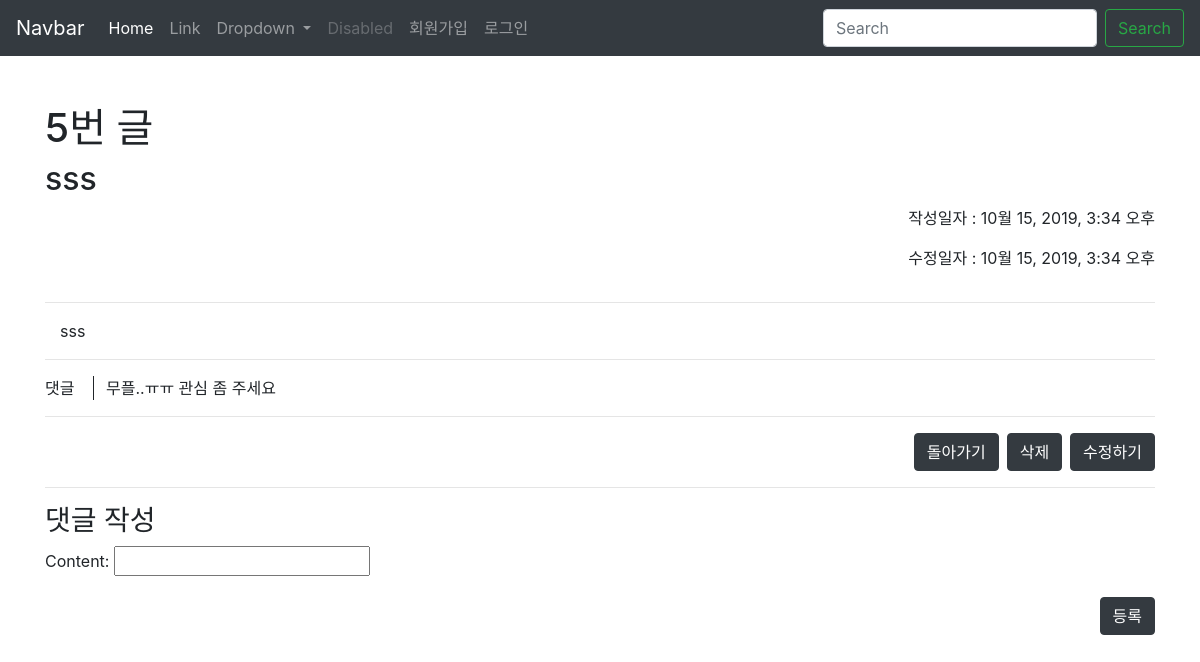
The page /articles/5/ on the database its author committed.
### articles/models.py (models this page shows, shortened)
class Article(models.Model):    # models.Model 을 상속 받는 형식으로 쓴다. ~.~.get()으로 앞으로 데이터 사용하는게 여기 들어있거든
    title = models.CharField(max_length=10)  # 기사의 제목을 변수값으로 가지는데 그것은 캐릭터 필드이다. (일종의 스키마를 정의하는거야)
    content = models.TextField()
    image = models.ImageField(blank=True)
    image_thumbnail = ImageSpecField(
        processors=[ResizeToFill(300, 300)],
        format='JPEG',
        options={'quality':80},
    )
    created_at = models.DateTimeField(auto_now_add=True)
    updated_at = models.DateTimeField(auto_now=True)      # 이런식으로 다양한 필드 생성 가능. 다 쓰고나서

### articles/views.py (the view)
# urls.py: path('<int:article_pk>/', views.detail, name='detail'),
def detail(request, article_pk):
    article = get_object_or_404(Article, pk=article_pk)
    comments = article.comment_set.all()
    comment_form = CommentForm()
    context = {
        'article': article,
        'comments': comments,
        'comment_form': comment_form
    }
    return render(request, 'articles/detail.html', context)

### articles/forms.py
class CommentForm(forms.ModelForm):
    class Meta:
        model = Comment
        exclude = ('article',)

### articles/templates/articles/detail.html (shortened to what this page needs)
{% extends 'articles/base.html' %}
{% block body %}
  <div class="mt-5">
    <h1>{{ article.id }}번 글</h1>
    <h2>{{ article.title }}</h2>
    <div class="d-flex flex-column align-items-end">
    <p>작성일자 : {{ article.created_at }}</p>
    <p>수정일자 : {{ article.updated_at }}</p>
    </div>
    <hr>
    <div class="container">
      <p>{{ article.content }}</p>
    </div>
    <hr>
    <div>
      <div style="float:left;">
        <p>댓글</p>
      </div>
      <div style="margin-left: 48px;padding-left: 12px; border-left: solid 0.5px">
        {%for comment in comments%}
          <p>{{comment.content}}</p>
          <form action="{% url 'articles:comment_delete' article.pk comment.pk %}" method="POST" onclick="return confirm('댓글 진짜 지울껴?')">
            {% csrf_token%}
            <input class="btn btn-dark ml-2" type="submit" value="삭제">
          </form>
        {% empty %}
          <p>무플..ㅠㅠ 관심 좀 주세요</p>
        {%endfor%}
      </div>
    </div>
    <hr>
    <div class="d-flex justify-content-end mt-3">
      <a class="btn btn-dark ml-2" href="{% url 'articles:index' %}" role="button">돌아가기</a>
      <form action="{% url 'articles:delete' article.pk %}" method="POST" onclick="return confirm('진짜 지울껴?')">
        <input class="btn btn-dark ml-2" type="submit" value="삭제">
      </form>
      <a class="btn btn-dark ml-2" href="{% url 'articles:update' article.pk %}" role="button">수정하기</a>
    </div>
    <hr>
    <h3>댓글 작성</h3>
    <form action="{% url 'articles:comment_create' article.pk %}" method="POST">
      {{ comment_form.as_p }}
      <input class="d-block btn btn-dark ml-auto mt-2 " type="submit" value="등록">
    </form>
  </div>
{% endblock %}

### rows shown on the page
Article: id "5", title "sss", created_at "10월 15, 2019, 3:34 오후", updated_at "10월 15, 2019, 3:34 오후", content "sss"
